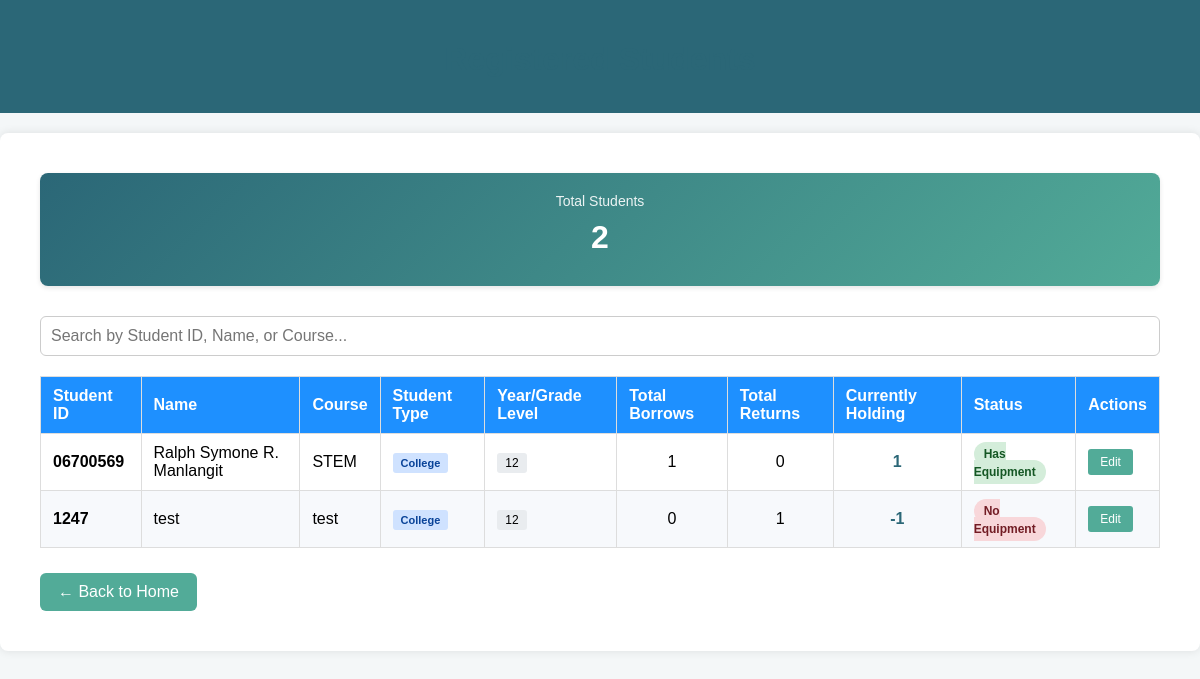
/registered_students, run on an earlier commit of the app's database.
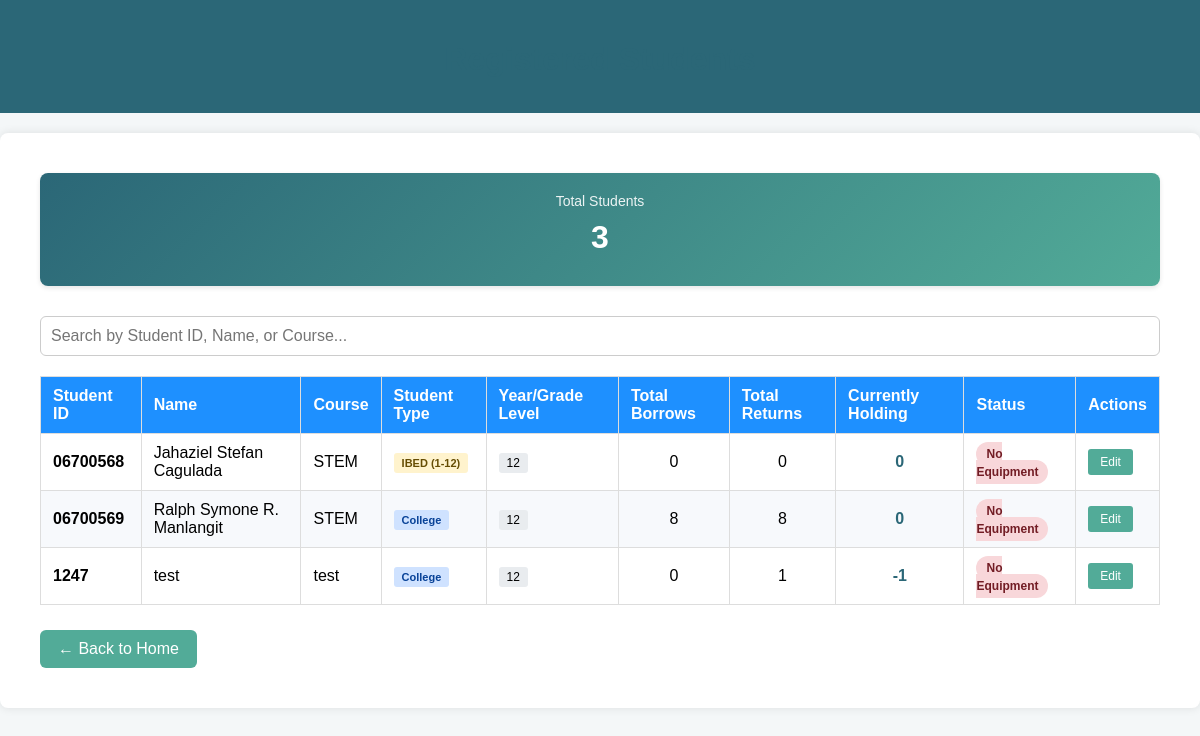
And on a later commit of the database.
### tables this page shows
CREATE TABLE students (
            student_id TEXT PRIMARY KEY,
            name TEXT NOT NULL,
            course TEXT,
            year_level INTEGER
        , student_type TEXT DEFAULT 'college');

### app.py (the view)
@app.route('/registered_students')
def registered_students():
    conn = sqlite3.connect("database.db")
    c = conn.cursor()
    c.execute("""
        SELECT
            s.student_id,
            s.name,
            s.course,
            s.year_level,
            s.student_type,
            COUNT(CASE WHEN el.action='borrow' THEN 1 END) as total_borrows,
            COUNT(CASE WHEN el.action='return' THEN 1 END) as total_returns,
            COALESCE(SUM(CASE WHEN el.action='borrow' THEN el.quantity ELSE -el.quantity END), 0) as currently_holding
        FROM students s
        LEFT JOIN equipment_log el ON s.student_id = el.student_id
        GROUP BY s.student_id, s.name, s.course, s.year_level, s.student_type
        ORDER BY s.student_id ASC
    """)
    students = c.fetchall()
    c.execute("SELECT COUNT(*) FROM students")
    total_students = c.fetchone()[0]
    conn.close()
    return render_template('registered_students.html',
                         students=students,
                         total_students=total_students)

### templates/registered_students.html (shortened to what this page needs)
<!DOCTYPE html>
<html lang="en">
<head>
    <link rel="stylesheet" href="{{ url_for('static', filename='style.css') }}">
</head>
<body>
    <header>
        <h1>Registered Students</h1>
    </header>
    <div class="container">
        <div class="stats-container">
            <div class="stat-box">
                <div class="stat-label">Total Students</div>
                <div class="stat-number">{{ total_students }}</div>
            </div>
        </div>
        <div class="search-container">
            <input type="text" class="search-input" id="searchInput" placeholder="Search by Student ID, Name, or Course...">
        </div>
        {% if students %}
            <table id="studentsTable">
                <thead>
                    <tr>
                        <th>Student ID</th>
                        <th>Name</th>
                        <th>Course</th>
                        <th>Student Type</th>
                        <th>Year/Grade Level</th>
                        <th>Total Borrows</th>
                        <th>Total Returns</th>
                        <th>Currently Holding</th>
                        <th>Status</th>
                        <th>Actions</th>
                    </tr>
                </thead>
                <tbody>
                    {% for student in students %}
                        <tr>
                            <td><strong>{{ student[0] }}</strong></td>
                            <td>{{ student[1] }}</td>
                            <td>{{ student[2] or 'N/A' }}</td>
                            <td>
                                {% if student[4] == 'ibed' %}
                                    <span class="type-badge type-ibed">IBED (1-12)</span>
                                {% else %}
                                    <span class="type-badge type-college">College</span>
                                {% endif %}
                            </td>
                            <td>
                                {% if student[3] %}
                                    <span class="year-badge">{{ student[3] }}</span>
                                {% else %}
                                    <span class="year-badge">N/A</span>
                                {% endif %}
                            </td>
                            <td style="text-align: center;">{{ student[5] or 0 }}</td>
                            <td style="text-align: center;">{{ student[6] or 0 }}</td>
                            <td style="text-align: center; font-weight: bold; color: #2b6777;">{{ student[7] or 0 }}</td>
                            <td>
                                {% if student[7] > 0 %}
                                    <span class="status-badge badge-active">Has Equipment</span>
                                {% else %}
                                    <span class="status-badge badge-inactive">No Equipment</span>
                                {% endif %}
                            </td>
                            <td>
                                <div class="action-buttons">
                                    <a href="/edit_student/{{ student[0] }}" class="btn-edit">Edit</a>
                                </div>
                            </td>
                        </tr>
                    {% endfor %}
                </tbody>
            </table>
        {% else %}
            <div class="empty-state">
                <h3>No Registered Students</h3>
                <p>There are currently no registered students in the system. <a href="/register">Register a student</a> to get started.</p>
            </div>
        {% endif %}
        <a href="/" class="back-button">← Back to Home</a>
    </div>
</body>
</html>

### static/style.css (style rules this page uses)
body { font-family: 'Segoe UI', Tahoma, Geneva, Verdana, sans-serif; background: linear-gradient(to right, #e9f1fb, #f5f9ff); margin: 0; padding: 0; }
.container { max-width: 800px; margin: 40px auto; padding: 30px 40px; background-color: #ffffff; border-radius: 14px; box-shadow: 0 6px 25px rgba(0, 0, 0, 0.08); }
h1, h2 { color: #1f3b73; text-align: center; margin-bottom: 15px; }
input[type="text"], input[type="number"], textarea, select { padding: 10px; border: 1px solid #ccc; border-radius: 6px; font-size: 16px; width: 100%; box-sizing: border-box; }
a.back-button { display: inline-block; margin-top: 25px; padding: 10px 18px; background-color: #52ab98; color: white; text-decoration: none; border-radius: 6px; font-weight: 500; transition: background-color 0.3s; }
table { width: 100%; border-collapse: collapse; margin-top: 20px; }
table th, table td { padding: 10px 12px; text-align: left; border: 1px solid #ddd; }
table th { background-color: #1e90ff; color: white; }
table tr:nth-child(even) { background-color: #f7f9fc; }

### templates/registered_students.html (style rules this page uses)
body { font-family: Arial, sans-serif; background: #f4f7f8; margin: 0; padding: 0; }
header { background-color: #2b6777; padding: 20px; color: white; text-align: center; }
.container { padding: 40px; max-width: 1200px; margin: 20px auto; background: white; box-shadow: 0 0 10px rgba(0,0,0,0.1); border-radius: 8px; }
h1, h2 { color: #2b6777; }
.stats-container { display: flex; gap: 20px; margin-bottom: 30px; flex-wrap: wrap; }
.stat-box { flex: 1; min-width: 200px; padding: 20px; background: linear-gradient(135deg, #2b6777 0%, #52ab98 100%); color: white; border-radius: 8px; text-align: center; box-shadow: 0 2px 5px rgba(0,0,0,0.1); }
.stat-number { font-size: 32px; font-weight: bold; margin: 10px 0; }
.stat-label { font-size: 14px; opacity: 0.9; }
table { width: 100%; border-collapse: collapse; margin-top: 20px; }
th { background-color: #2b6777; color: white; padding: 12px; text-align: left; font-weight: bold; }
td { padding: 12px; border-bottom: 1px solid #ddd; }
tr:nth-child(even) { background-color: #f9f9f9; }
.status-badge { padding: 5px 10px; border-radius: 20px; font-size: 12px; font-weight: bold; }
.badge-inactive { background-color: #f8d7da; color: #721c24; }
.back-button { display: inline-block; margin-top: 20px; padding: 10px 20px; background-color: #52ab98; color: white; text-decoration: none; border-radius: 5px; transition: background-color 0.3s; }
.year-badge { background-color: #e9ecef; padding: 3px 8px; border-radius: 3px; font-size: 12px; }
.search-container { margin-bottom: 20px; }
.search-input { width: 100%; padding: 10px; border: 1px solid #ddd; border-radius: 4px; font-size: 14px; box-sizing: border-box; }
.action-buttons { display: flex; gap: 5px; }
.btn-edit { padding: 6px 12px; background-color: #52ab98; color: white; text-decoration: none; border-radius: 3px; font-size: 12px; transition: background-color 0.3s; }
.type-badge { padding: 4px 8px; border-radius: 3px; font-size: 11px; font-weight: bold; }
.type-college { background-color: #cfe2ff; color: #084298; }
.type-ibed { background-color: #fff3cd; color: #664d03; }

What changed in the data, as far as the page shows it:
added students: student_id "06700568", name "Jahaziel Stefan Cagulada", course "STEM", student_type "IBED (1-12)", year_level "12", student "0", shows "No Equipment"
computed for students "Ralph Symone R. Manlangit": student "1" → "8"; student "0" → "8"; student "1" → "0"; text "Has Equipment" → "No Equipment"
Also different on the page:
{{ total_students }}: "2" → "3"
